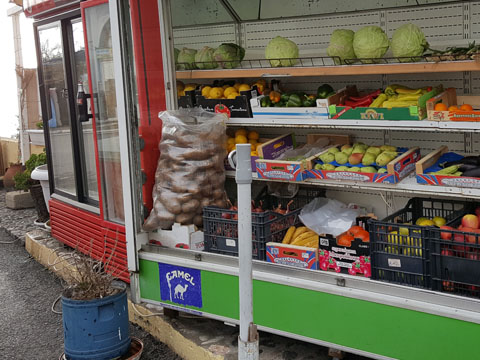
#> input picture 20182152_최한얼/color.jpg, 480 x 360 px
$ python ScreenProtect.py
#> lines starting #> are read from the running program, lines starting #| are printed output that depends on the picture; after the words box and inside, x2 and y2 are one past the last pixel; in counts of white or black regions, pixels touching at a corner belong together
# 프로그램 설계
# 1. x, y, dx, dy 랜덤 설정
# 2. color.jpg와 putText의 bitwise_and연산을 통하여 글자 삽입, 마스킹
# 3. Text의 좌표값을 재지정하면서 움직이는 것처럼 구현
# 4. 2,3과정을 무한루프
# 5. imwrite를 통해 마스킹한 것을 이미지파일로 생성
# 6. 생성된 이미지 파일을 대상으로 비디오 캡쳐 및 저장
import numpy as np, cv2
import random

move_x_or_y = [-1, 1]   #dx와 dy가 랜덤으로 뽑을 수
img = cv2.imread('color.jpg')   #이미지 불러오기
#> img is the input picture: shape (360, 480, 3); mean B, G, R 86.9, 100.8, 106.2
w, h = 480, 360 #이미지 크기(원본 크기)
x, y = random.randrange(0, w), random.randrange(0, h)   #x는 0~480의 랜덤 수, y는 0~360의 랜덤수를 얻는다
dx, dy = int(random.choice(move_x_or_y)), int(random.choice(move_x_or_y))   #dx, dy에 -1 or 1을 랜덤으로 뽑는다. 이동할 좌표 ex)dx가 1이면 x축을 1로 이동

# 과제에서 정해진 조건을 입력
fps = 29.97 #초당 프레임 수
delay = round(1000/fps) #프레임 간 지연 시간
size = (w, h)   #동영상 파일 해상도
fourcc = cv2.VideoWriter_fourcc(*'DX50')    #프레임 압축에 사용되는 코덱

writer = cv2.VideoWriter('ScreenProtect_20182152.avi', fourcc, fps, size)   #동영상 출력을 위해 사용

while(True):
    # img와 마스킹할 mask를 만듦
    mask = np.zeros_like(img)  # np.zeros_like : 어떤 변수만큼의 사이즈인 0 으로 가득 찬 Array를 배출한다. 즉 img만큼의 사이즈 0(검정색)의 Array
    cv2.putText(mask, 'ChoiHaneol', (x, y), cv2.FONT_HERSHEY_SIMPLEX, 1, (255,255,255), 3) #랜덤 좌표를 시작으로 흰색, 굵기 3, 크기 1, 폰트 cv2.FONT_HERSHEY_SIMPLEX 의 Text를 mask배열에 삽입
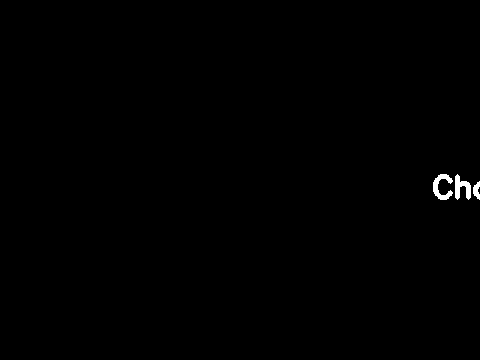
#> mask: shape (360, 480, 3); 0.33% white; 3 white regions, box (x1, y1, x2, y2) and area: (433, 174, 453, 200) 250, (455, 174, 471, 200) 231, (473, 181, 480, 200) 85
    masked = cv2.bitwise_and(img, mask) #bitwise_and를 통해 이미지 연산, 비트 연산으로 겹치는 부분 출력, mask는 text부분이 255 나머지 0. img의 rgb값과 text부분이 겹치는 영역을 출력 ex) img(233,124,234) & mask(255,255,255) => masked(233,124,234)
    cv2.imwrite("ScreenProtect.jpg", masked)    #마스킹한 이미지를 해당 파일로 저장

    if cv2.waitKey(delay) == ord('q'): break    #키보드로 q가 입력되면 break
#> (key q is pressed here)

    writer.write(cv2.imread("ScreenProtect.jpg")) #jpg파일을 읽어서 write

    cv2.imshow('ScreenProtect_20182152', masked)    #masked를 창으로 띄워서 보여줌

    #벽에 부딪힐 때의 좌표 이동 값. 90도이기 때문에 x, y중 하나의 좌표만 정 반대로(1 => -1, -1 => 1) 설정, 만약 x, y 둘 다 바꾸면 180도로 바뀜
    if x < 0:   #text의 x좌표가 0(왼쪽벽)에 부딪힐 때
        dx = 1  #dx를 1로 , 아래의 조건도 같은 원리로 구현
    elif x > w:
        dx = -1
    if y < 0:
        dy = 1
    elif y > h:
        dy = -1
    x += dx
    y += dy

writer.release() #동영상 장치 해제 알아서 호출되서 굳이 안적어도 됨
cv2.waitKey()
cv2.destroyAllWindows()
